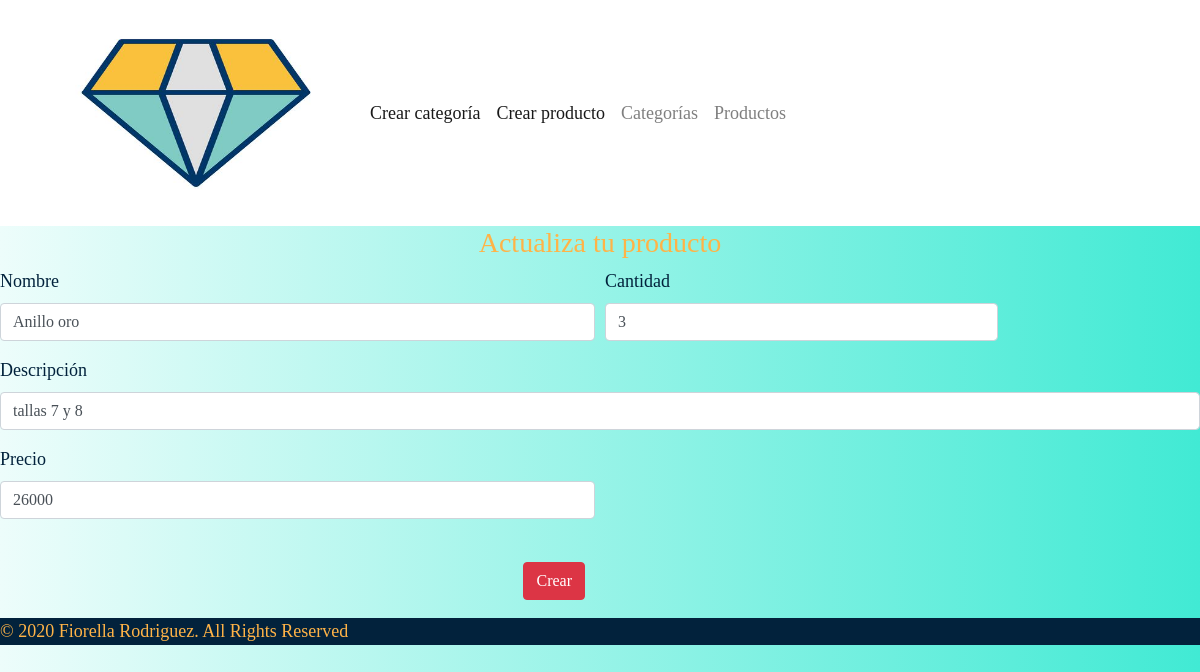
The page /?c=update_p&codigo_p=1 on the database its author committed.
### tables this page shows
CREATE TABLE `productos` (
  `codigo_p` int(11) NOT NULL,
  `nombre_p` varchar(30) NOT NULL,
  `descripcion_p` varchar(255) NOT NULL,
  `precio_p` int(11) NOT NULL,
  `cantidad_p` int(11) NOT NULL,
  `id_c` int(6) NOT NULL
);

### model/inventario.php (called while the page is built, shortened)
<?php
    class inventario {
    public function __construct($pnombre_p= " ",$pdescripcion_p= " ",$pprecio_p= " ", $pcantidad_p= " ",$pid_c= 0, $pcodigo_p = 0){
        $this->nombre_p = $pnombre_p;
        $this->descripcion_p = $pdescripcion_p;
        $this->precio_p = $pprecio_p;
        $this->cantidad_p = $pcantidad_p;
    }
    public function read($codigo_p = 0){
        $rows = [];
        try{
            $sql = "SELECT * FROM productos";
            $con = new connection();
            $pdo = $con->connect();
            if($codigo_p){
                $sql .=" where codigo_p='$codigo_p'";
            }
            $result = $pdo->query($sql);
            foreach ($result->fetchAll() as $value){
                $rows [] = new inventario($value['nombre_p'],$value['descripcion_p'],$value['precio_p'],$value['cantidad_p'],$value['id_c'],$value['codigo_p']);
            }
        }catch(PDOException $ex){
            die($ex->getMessage());
        }
        return $rows;
    }
}

### view/update_p.php (the view, shortened to what this page needs)
<h3 align="center"> Actualiza tu producto</h3>
<form method="POST" action="?c=update_p" autocomplete="off">
    <div class="form-row">
        <div class="form-group col-md-6">
          <label for="nombre_p">Nombre</label>
          <input type="text" class="form-control" name="nombre_p" placeholder="Nombre" value="<?php echo $row->nombre_p?>">
        </div>
        <div class="form-group col-md-4">
          <label for="cantidad_p">Cantidad</label>
          <input type="number" class="form-control" name="cantidad_p" placeholder="Cantidad" value="<?php echo $row->cantidad_p ?>">
        </div>
    </div>
    <div class="form-group">
        <label for="descripcion_p">Descripción</label>
        <input type="text" class="form-control" name="descripcion_p" placeholder="Descripción" value="<?php echo $row->descripcion_p?>">
    </div>
    <div class="form-row">
        <div class="form-group col-md-6">
          <label for="precio_p">Precio</label>
          <input type="text" class="form-control" name="precio_p" placeholder="Precio" value="<?php echo $row->precio_p?>">
        </div>
    </div>
    <br><div class="form-group">
        <div class="col-sm-offset-2 col-sm-6" align="right">
        <input type="submit"  class="btn btn-danger" value="Crear">
        </div>
    </div>
</form>

### css/style.css (style rules this page uses)
body { background: linear-gradient(to left,#41EAD4,#EDFDFB); font-family: Tahoma; font-size: 18px; color: #02223C; }
h3 { color: #FFB347; }

### rows shown on the page
productos: nombre_p "Anillo oro", cantidad_p "3", descripcion_p "tallas 7 y 8", precio_p "26000"
